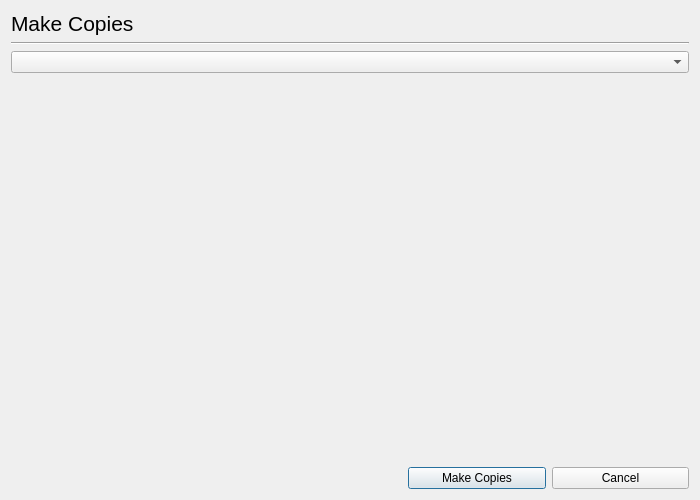
<ui version="4.0" >
 <class>Dialog</class>
 <widget class="QDialog" name="Dialog" >
  <property name="geometry" >
   <rect>
    <x>0</x>
    <y>0</y>
    <width>700</width>
    <height>500</height>
   </rect>
  </property>
  <property name="windowTitle" >
   <string>HP Device Manager - Make Copies</string>
  </property>
  <layout class="QGridLayout" >
   <item row="0" column="0" >
    <widget class="QLabel" name="label" >
     <property name="font" >
      <font>
       <pointsize>16</pointsize>
      </font>
     </property>
     <property name="text" >
      <string>Make Copies</string>
     </property>
    </widget>
   </item>
   <item row="1" column="0" colspan="4" >
    <widget class="Line" name="line" >
     <property name="orientation" >
      <enum>Qt::Horizontal</enum>
     </property>
    </widget>
   </item>
   <item row="2" column="0" colspan="4" >
    <widget class="DeviceUriComboBox" name="DeviceComboBox" />
   </item>
   <item row="3" column="1" >
    <spacer>
     <property name="orientation" >
      <enum>Qt::Vertical</enum>
     </property>
     <property name="sizeHint" >
      <size>
       <width>20</width>
       <height>341</height>
      </size>
     </property>
    </spacer>
   </item>
   <item row="4" column="0" colspan="2" >
    <spacer>
     <property name="orientation" >
      <enum>Qt::Horizontal</enum>
     </property>
     <property name="sizeHint" >
      <size>
       <width>391</width>
       <height>20</height>
      </size>
     </property>
    </spacer>
   </item>
   <item row="4" column="2" >
    <widget class="QPushButton" name="CopyButton" >
     <property name="text" >
      <string>Make Copies</string>
     </property>
    </widget>
   </item>
   <item row="4" column="3" >
    <widget class="QPushButton" name="CancelButton" >
     <property name="text" >
      <string>Cancel</string>
     </property>
    </widget>
   </item>
  </layout>
 </widget>
 <customwidgets>
  <customwidget>
   <class>DeviceUriComboBox</class>
   <extends>QComboBox</extends>
   <header>deviceuricombobox.h</header>
  </customwidget>
 </customwidgets>
 <resources/>
 <connections/>
</ui>
